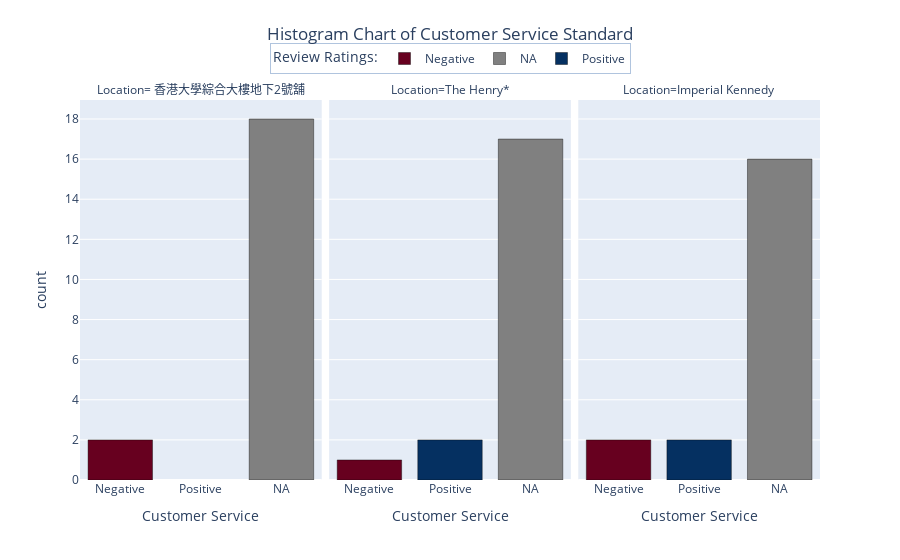

The notebook cell saved with this chart:
### Markdown cell above
### Histogram plot of customer service standard

### Code cell
custom_order = ["Negative", "Positive", "NA"]
color_list= ['rgb(103,0,31)', 'rgb(5,48,97)', "grey"]
color_map = {key:val for (key, val) in zip(custom_order,color_list)}


fig = px.histogram(data, x="gpt_output_service", 
                   color="gpt_output_service", 
                   color_discrete_map = color_map,

                   facet_col="location_name",
                   facet_col_spacing =0.01,
                   labels={"count":"Count", 
                     "gpt_output_service":"Customer Service",
                    "location_name": "Location"},
                   title = "Histogram Chart of Customer Service Standard"                  
                  )

fig.update_traces(marker_line_color='black', marker_line_width=0.4)
fig.update_layout(showlegend=True,
                  xaxis={'categoryorder': 'array', 'categoryarray': custom_order},
                  legend=dict(title="Review Ratings:", orientation='h', yanchor='top',y=1.15,xanchor='center',x=0.5, bordercolor="#B0C4DE", borderwidth=1),
                  title=dict(y=0.95, x=0.5, xanchor='center', yanchor='top'),
                 )
fig.write_image("2hist_overview.jpeg", width=800, height=500)
fig.show()

### Figure 1 — Plotly figure (JSON) as saved in the notebook; plotly's stock layout.template omitted (floating-point values rounded to 4 significant figures)
{"data": [{"alignmentgroup": "True", "bingroup": "x", "hovertemplate": "Customer Service=%{x}<br>Location= 香港大學綜合大樓地下2號舖<br>count=%{y}<extra></extra>", "legendgroup": "Negative", "marker": {"color": "rgb(103,0,31)", "line": {"color": "black", "width": 0.4}, "pattern": {"shape": ""}}, "name": "Negative", "offsetgroup": "Negative", "orientation": "v", "showlegend": true, "type": "histogram", "x": ["Negative", "Negative"], "xaxis": "x", "yaxis": "y"}, {"alignmentgroup": "True", "bingroup": "x", "hovertemplate": "Customer Service=%{x}<br>Location=The Henry*<br>count=%{y}<extra></extra>", "legendgroup": "Negative", "marker": {"color": "rgb(103,0,31)", "line": {"color": "black", "width": 0.4}, "pattern": {"shape": ""}}, "name": "Negative", "offsetgroup": "Negative", "orientation": "v", "showlegend": false, "type": "histogram", "x": ["Negative"], "xaxis": "x2", "yaxis": "y2"}, {"alignmentgroup": "True", "bingroup": "x", "hovertemplate": "Customer Service=%{x}<br>Location=Imperial Kennedy<br>count=%{y}<extra></extra>", "legendgroup": "Negative", "marker": {"color": "rgb(103,0,31)", "line": {"color": "black", "width": 0.4}, "pattern": {"shape": ""}}, "name": "Negative", "offsetgroup": "Negative", "orientation": "v", "showlegend": false, "type": "histogram", "x": ["Negative", "Negative"], "xaxis": "x3", "yaxis": "y3"}, {"alignmentgroup": "True", "bingroup": "x", "hovertemplate": "Customer Service=%{x}<br>Location= 香港大學綜合大樓地下2號舖<br>count=%{y}<extra></extra>", "legendgroup": "NA", "marker": {"color": "grey", "line": {"color": "black", "width": 0.4}, "pattern": {"shape": ""}}, "name": "NA", "offsetgroup": "NA", "orientation": "v", "showlegend": true, "type": "histogram", "x": ["NA", "NA", "NA", "NA", "NA", "NA", "NA", "NA", "NA", "NA", "NA", "NA", "NA", "NA", "NA", "NA", "NA", "NA"], "xaxis": "x", "yaxis": "y"}, {"alignmentgroup": "True", "bingroup": "x", "hovertemplate": "Customer Service=%{x}<br>Location=The Henry*<br>count=%{y}<extra></extra>", "legendgroup": "NA", "marker": {"color": "grey", "line": {"color": "black", "width": 0.4}, "pattern": {"shape": ""}}, "name": "NA", "offsetgroup": "NA", "orientation": "v", "showlegend": false, "type": "histogram", "x": ["NA", "NA", "NA", "NA", "NA", "NA", "NA", "NA", "NA", "NA", "NA", "NA", "NA", "NA", "NA", "NA", "NA"], "xaxis": "x2", "yaxis": "y2"}, {"alignmentgroup": "True", "bingroup": "x", "hovertemplate": "Customer Service=%{x}<br>Location=Imperial Kennedy<br>count=%{y}<extra></extra>", "legendgroup": "NA", "marker": {"color": "grey", "line": {"color": "black", "width": 0.4}, "pattern": {"shape": ""}}, "name": "NA", "offsetgroup": "NA", "orientation": "v", "showlegend": false, "type": "histogram", "x": ["NA", "NA", "NA", "NA", "NA", "NA", "NA", "NA", "NA", "NA", "NA", "NA", "NA", "NA", "NA", "NA"], "xaxis": "x3", "yaxis": "y3"}, {"alignmentgroup": "True", "bingroup": "x", "hovertemplate": "Customer Service=%{x}<br>Location=The Henry*<br>count=%{y}<extra></extra>", "legendgroup": "Positive", "marker": {"color": "rgb(5,48,97)", "line": {"color": "black", "width": 0.4}, "pattern": {"shape": ""}}, "name": "Positive", "offsetgroup": "Positive", "orientation": "v", "showlegend": true, "type": "histogram", "x": ["Positive", "Positive"], "xaxis": "x2", "yaxis": "y2"}, {"alignmentgroup": "True", "bingroup": "x", "hovertemplate": "Customer Service=%{x}<br>Location=Imperial Kennedy<br>count=%{y}<extra></extra>", "legendgroup": "Positive", "marker": {"color": "rgb(5,48,97)", "line": {"color": "black", "width": 0.4}, "pattern": {"shape": ""}}, "name": "Positive", "offsetgroup": "Positive", "orientation": "v", "showlegend": false, "type": "histogram", "x": ["Positive", "Positive"], "xaxis": "x3", "yaxis": "y3"}], "layout": {"annotations": [{"font": {}, "showarrow": false, "text": "Location= 香港大學綜合大樓地下2號舖", "x": 0.1633, "xanchor": "center", "xref": "paper", "y": 1, "yanchor": "bottom", "yref": "paper"}, {"font": {}, "showarrow": false, "text": "Location=The Henry*", "x": 0.5, "xanchor": "center", "xref": "paper", "y": 1, "yanchor": "bottom", "yref": "paper"}, {"font": {}, "showarrow": false, "text": "Location=Imperial Kennedy", "x": 0.8367, "xanchor": "center", "xref": "paper", "y": 1, "yanchor": "bottom", "yref": "paper"}], "barmode": "relative", "legend": {"bordercolor": "#B0C4DE", "borderwidth": 1, "orientation": "h", "title": {"text": "Review Ratings:"}, "tracegroupgap": 0, "x": 0.5, "xanchor": "center", "y": 1.15, "yanchor": "top"}, "showlegend": true, "title": {"text": "Histogram Chart of Customer Service Standard", "x": 0.5, "xanchor": "center", "y": 0.95, "yanchor": "top"}, "xaxis": {"anchor": "y", "categoryarray": ["Negative", "Positive", "NA"], "categoryorder": "array", "domain": [0, 0.3267], "title": {"text": "Customer Service"}}, "xaxis2": {"anchor": "y2", "categoryarray": ["Negative", "NA", "Positive"], "categoryorder": "array", "domain": [0.3367, 0.6633], "matches": "x", "title": {"text": "Customer Service"}}, "xaxis3": {"anchor": "y3", "categoryarray": ["Negative", "NA", "Positive"], "categoryorder": "array", "domain": [0.6733, 1], "matches": "x", "title": {"text": "Customer Service"}}, "yaxis": {"anchor": "x", "domain": [0, 1], "title": {"text": "count"}}, "yaxis2": {"anchor": "x2", "domain": [0, 1], "matches": "y", "showticklabels": false}, "yaxis3": {"anchor": "x3", "domain": [0, 1], "matches": "y", "showticklabels": false}}}
